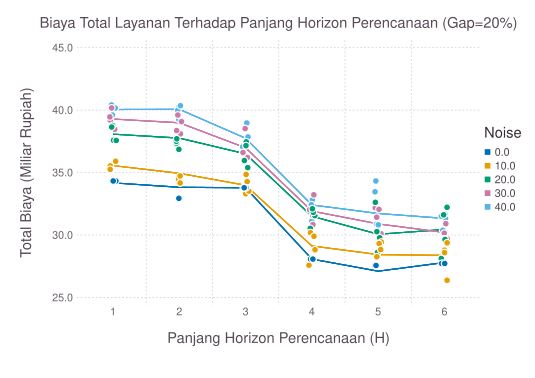

Source code (Julia):
using CSV
using DataFrames
# using Gadfly
using JLD2
using Statistics
using DispatchOps
using Colors
# using Compose
# using CairoMakie
import Makie: Makie.wong_colors

exp010 = load_object("/home/kreiton/.julia/dev/DispatchOps/out/exp010.jld2")

insertcols!(exp010, :H, :N => repeat(1:4,
        inner=length(unique(exp010.H)),
        outer=length(unique(exp010.noise))
    ), after=true)

transform!(
    exp010, :simulation => ByRow(x -> total_cost(x) * 1e3) => :total_cost
)
transform!(
    exp010, :simulation => ByRow(x -> lost_sales(x)) => :lost_sales
)

using Gadfly

p_noise = plot(exp010,
    x=:H, y=:total_cost, color=:noise, group=:N,
    Geom.point, Stat.x_jitter(range=0.1), Geom.smooth,
    Scale.x_discrete, Scale.y_continuous(labels=x -> "$(x/1e9)"),
    Scale.color_discrete_manual(convert(Vector{Color}, wong_colors())...),
    Guide.colorkey(title="Noise"),
    Guide.title("Biaya Total Layanan Terhadap Panjang Horizon Perencanaan (Gap=20%)"),
    Guide.ylabel("Total Biaya (Miliar Rupiah)"),
    Guide.xlabel("Panjang Horizon Perencanaan (H)")
) |> SVG("/home/kreiton/.julia/dev/DispatchOps/out/horizonnoise.svg")
